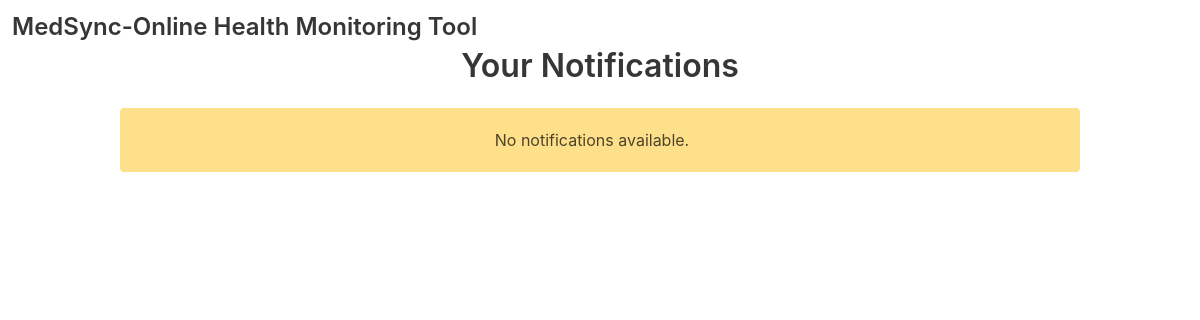
The app's page /notifications?user_id=1, older data.
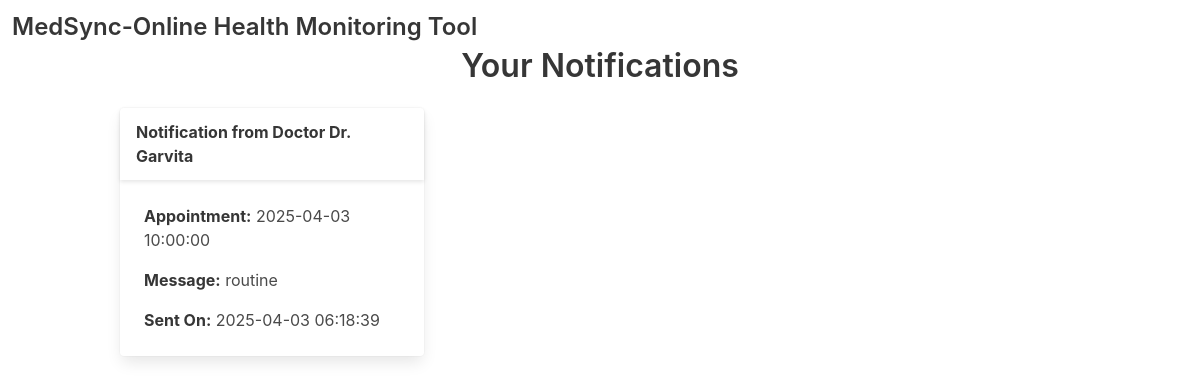
The same page, newer data.
### models.py (models this page shows)
class Notification(db.Model):
    id=db.Column(db.Integer, primary_key=True)
    user_id = db.Column(db.Integer, db.ForeignKey('user.id'), nullable=False)
    doctor_id = db.Column(db.Integer, db.ForeignKey('doctor.id'), nullable=False)
    appointment_datetime = db.Column(db.DateTime, nullable=False)
    message = db.Column(db.String(255), nullable=True)
    created_datetime=db.Column(db.DateTime, nullable=False, default=datetime.utcnow)
    user = db.relationship('User', back_populates='notifications')
    doctor = db.relationship('Doctor', back_populates='notifications')

class Doctor(db.Model):
    id=db.Column(db.Integer, primary_key=True)
    name=db.Column(db.String(80), nullable=False)
    password=db.Column(db.String(128), nullable=False, default='password')
    appointments = db.relationship('Appointment', back_populates='doctor')
    notifications=db.relationship('Notification', back_populates='doctor')

### routes.py (the view)
@app_routes.route('/notifications')
def notifications():
    user_id = request.args.get('user_id')  # Get user_id from URL
    user = User.query.get(user_id) if user_id else None
    if not user:
        current_app.logger.error("not logged in")
        return redirect(url_for('app_routes.home'))
    one_day_ago = datetime.utcnow() - timedelta(days=2)
    notifications = Notification.query.filter_by(user_id=user_id).filter(Notification.created_datetime >= one_day_ago).all()
    return render_template('notifications.html', notifications=notifications)

### templates/notifications.html (shortened to what this page needs)
<!DOCTYPE html>
<html lang="en">
<head>
    <link rel="stylesheet" href="https://cdn.jsdelivr.net/npm/bulma@0.9.4/css/bulma.min.css">
</head>
<body>
<nav class="navbar is-fixed-top">
    <div class="navbar-brand">
        <a class="navbar-item" href="/">
            <h1 class="title is-4">MedSync-Online Health Monitoring Tool</h1>
        </a>
    </div>
</nav>
<section class="section">
    <div class="container">
        <h1 class="title has-text-centered">Your Notifications</h1>
        <div class="columns is-multiline">
            {% for notification in notifications %}
            <div class="column is-one-third">
                <div class="card notification-card">
                    <div class="card-header">
                        <p class="card-header-title">
                            Notification from Doctor {{ notification.doctor.name }}
                        </p>
                    </div>
                    <div class="card-content">
                        <div class="content">
                            <p><strong>Appointment:</strong> {{ notification.appointment_datetime.strftime('%Y-%m-%d %H:%M:%S') }}</p>
                            <p><strong>Message:</strong> {{ notification.message or 'No message available' }}</p>
                            <p><strong>Sent On:</strong> {{ notification.created_datetime.strftime('%Y-%m-%d %H:%M:%S') }}</p>
                        </div>
                    </div>
                </div>
            </div>
            {% endfor %}
        </div>
        {% if not notifications %}
        <div class="notification is-warning has-text-centered">
            No notifications available.
        </div>
        {% endif %}
    </div>
</section>
</body>
</html>

Row changes from the older to the newer data that the page shows:
added Notification: doctor.name "Dr. Garvita", appointment_datetime "2025-04-03 10:00:00", message "routine", created_datetime "2025-04-03 06:18:39"
Text that changed along with them:
text no longer shown: "No notifications available."
